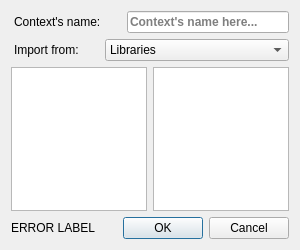
<?xml version="1.0" encoding="UTF-8"?>
<ui version="4.0">
 <class>new_context_dialog</class>
 <widget class="QDialog" name="new_context_dialog">
  <property name="geometry">
   <rect>
    <x>0</x>
    <y>0</y>
    <width>300</width>
    <height>250</height>
   </rect>
  </property>
  <property name="minimumSize">
   <size>
    <width>300</width>
    <height>250</height>
   </size>
  </property>
  <property name="maximumSize">
   <size>
    <width>300</width>
    <height>250</height>
   </size>
  </property>
  <property name="windowTitle">
   <string>New Context</string>
  </property>
  <layout class="QVBoxLayout" name="verticalLayout">
   <item>
    <layout class="QHBoxLayout" name="horizontalLayout">
     <property name="topMargin">
      <number>0</number>
     </property>
     <item>
      <widget class="QLabel" name="requestTitle">
       <property name="text">
        <string>Context's name:</string>
       </property>
       <property name="indent">
        <number>3</number>
       </property>
      </widget>
     </item>
     <item>
      <spacer name="horizontalSpacer">
       <property name="orientation">
        <enum>Qt::Horizontal</enum>
       </property>
       <property name="sizeType">
        <enum>QSizePolicy::Fixed</enum>
       </property>
       <property name="sizeHint" stdset="0">
        <size>
         <width>20</width>
         <height>20</height>
        </size>
       </property>
      </spacer>
     </item>
     <item>
      <widget class="QLineEdit" name="new_name">
       <property name="font">
        <font>
         <weight>75</weight>
         <bold>true</bold>
        </font>
       </property>
       <property name="placeholderText">
        <string>Context's name here...</string>
       </property>
      </widget>
     </item>
    </layout>
   </item>
   <item>
    <layout class="QHBoxLayout" name="horizontalLayout_4">
     <property name="rightMargin">
      <number>0</number>
     </property>
     <item>
      <widget class="QLabel" name="label">
       <property name="text">
        <string>Import from:</string>
       </property>
       <property name="alignment">
        <set>Qt::AlignLeading|Qt::AlignLeft|Qt::AlignVCenter</set>
       </property>
       <property name="indent">
        <number>3</number>
       </property>
      </widget>
     </item>
     <item>
      <spacer name="horizontalSpacer_2">
       <property name="orientation">
        <enum>Qt::Horizontal</enum>
       </property>
       <property name="sizeType">
        <enum>QSizePolicy::Fixed</enum>
       </property>
       <property name="sizeHint" stdset="0">
        <size>
         <width>20</width>
         <height>20</height>
        </size>
       </property>
      </spacer>
     </item>
     <item>
      <widget class="QComboBox" name="import_from">
       <property name="sizePolicy">
        <sizepolicy hsizetype="Expanding" vsizetype="Fixed">
         <horstretch>0</horstretch>
         <verstretch>0</verstretch>
        </sizepolicy>
       </property>
       <property name="minimumSize">
        <size>
         <width>80</width>
         <height>0</height>
        </size>
       </property>
       <item>
        <property name="text">
         <string>Libraries</string>
        </property>
       </item>
       <item>
        <property name="text">
         <string>Contexts</string>
        </property>
       </item>
      </widget>
     </item>
    </layout>
   </item>
   <item>
    <layout class="QHBoxLayout" name="horizontalLayout_3">
     <property name="topMargin">
      <number>0</number>
     </property>
     <item>
      <widget class="QListWidget" name="context_list"/>
     </item>
     <item>
      <widget class="QListWidget" name="library_list"/>
     </item>
    </layout>
   </item>
   <item>
    <layout class="QHBoxLayout" name="horizontalLayout_2">
     <property name="topMargin">
      <number>0</number>
     </property>
     <item>
      <widget class="QLabel" name="error_lbl">
       <property name="text">
        <string>ERROR LABEL</string>
       </property>
      </widget>
     </item>
     <item>
      <widget class="QDialogButtonBox" name="buttonBox">
       <property name="orientation">
        <enum>Qt::Horizontal</enum>
       </property>
       <property name="standardButtons">
        <set>QDialogButtonBox::Cancel|QDialogButtonBox::Ok</set>
       </property>
      </widget>
     </item>
    </layout>
   </item>
  </layout>
 </widget>
 <resources/>
 <connections>
  <connection>
   <sender>buttonBox</sender>
   <signal>accepted()</signal>
   <receiver>new_context_dialog</receiver>
   <slot>accept()</slot>
   <hints>
    <hint type="sourcelabel">
     <x>248</x>
     <y>254</y>
    </hint>
    <hint type="destinationlabel">
     <x>157</x>
     <y>274</y>
    </hint>
   </hints>
  </connection>
  <connection>
   <sender>buttonBox</sender>
   <signal>rejected()</signal>
   <receiver>new_context_dialog</receiver>
   <slot>reject()</slot>
   <hints>
    <hint type="sourcelabel">
     <x>316</x>
     <y>260</y>
    </hint>
    <hint type="destinationlabel">
     <x>286</x>
     <y>274</y>
    </hint>
   </hints>
  </connection>
 </connections>
</ui>
